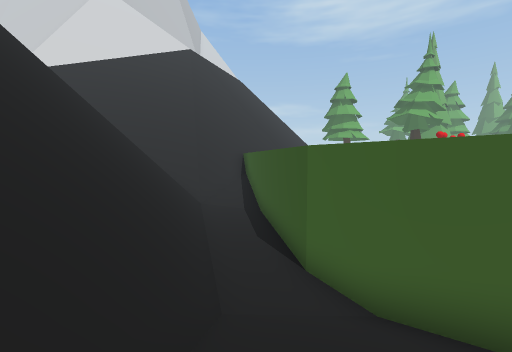
[1] (above)

24 first-person views from a walk through a Unity game level. The camera is 1.2 m above the floor, tilts 4° down and sees 90° across. The floor is counted in squares, 1 m on a side. Each view is taken from the middle of a square. On the plan, view 1 faces up. The plan holds only what a view shows up to about 12 squares ahead; the rest is blank. The place goes on beyond the plan.

[2]
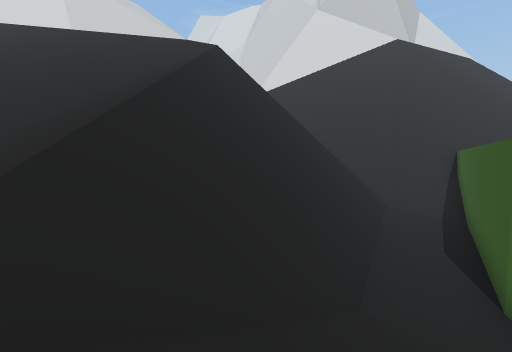

[3]
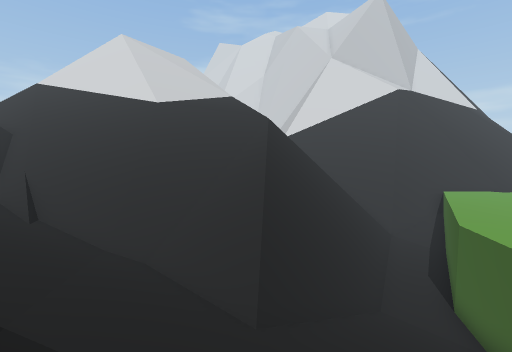

[4]
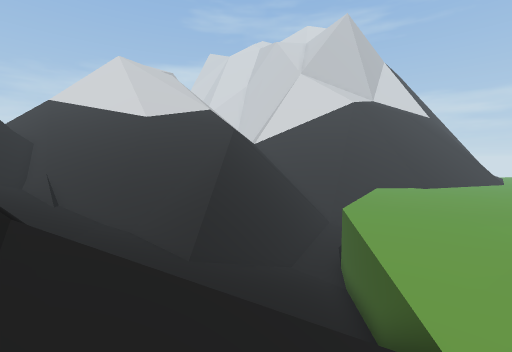

[5]
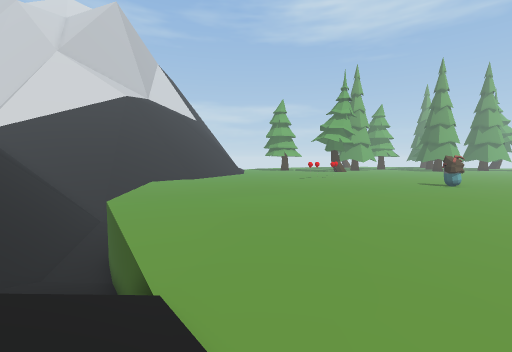

[6]
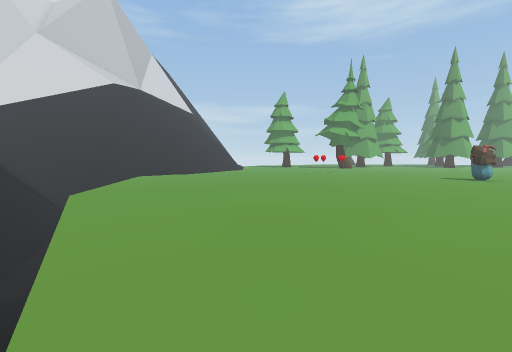

[7]
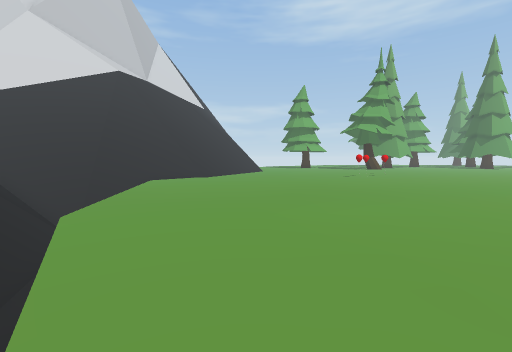

[8]
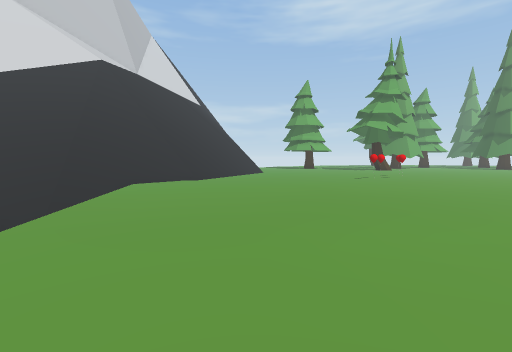

[9]
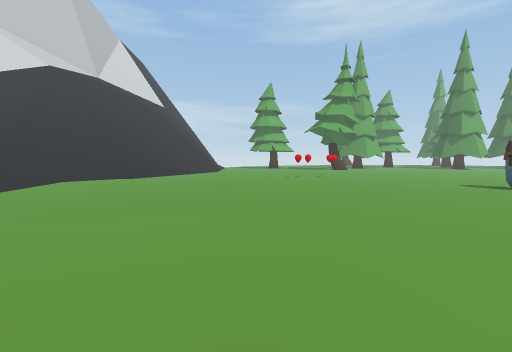

[10]
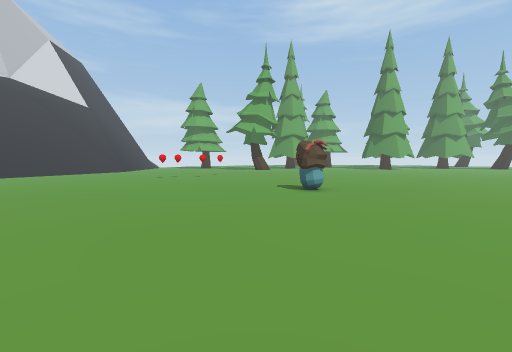

[11]
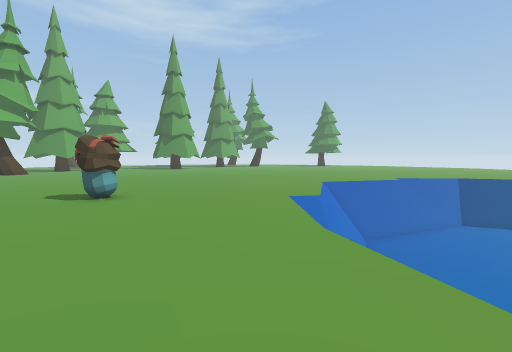

[12]
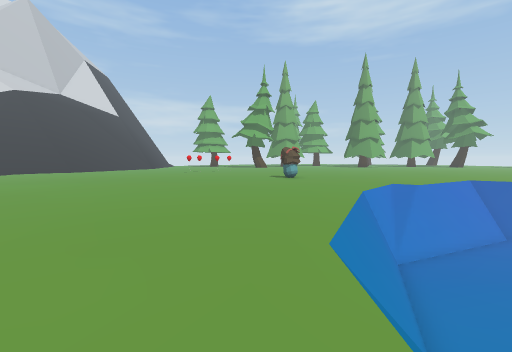

[13]
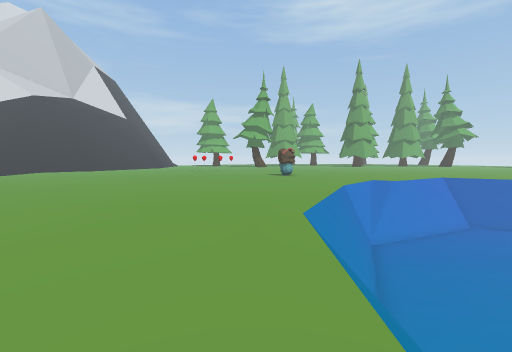

[14]
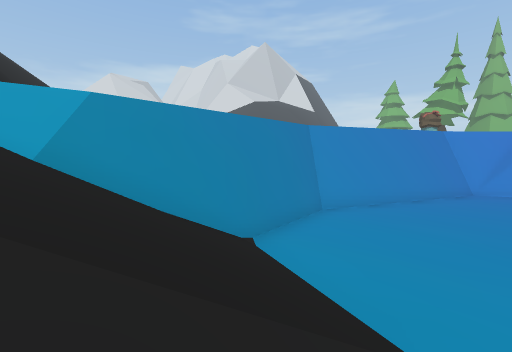

[15]
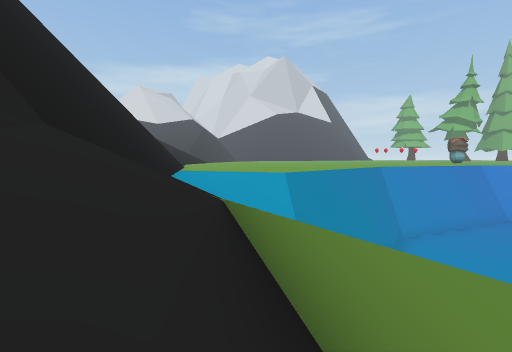

[16]
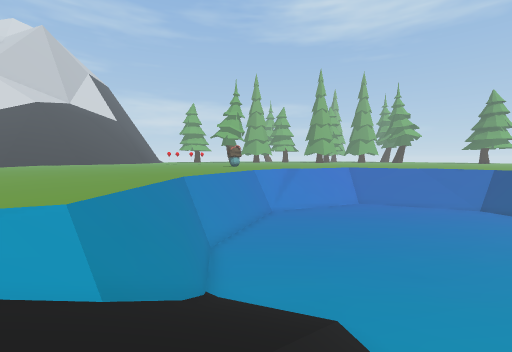

[17]
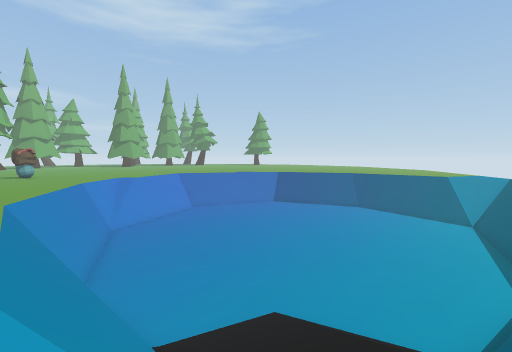

[18]
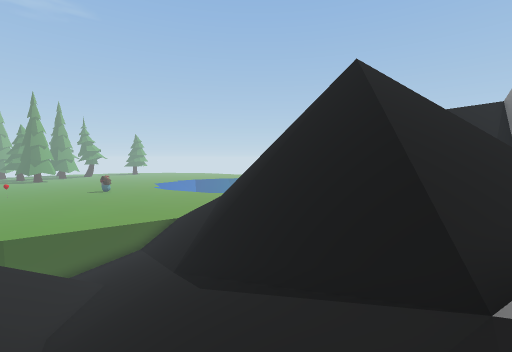

[19]
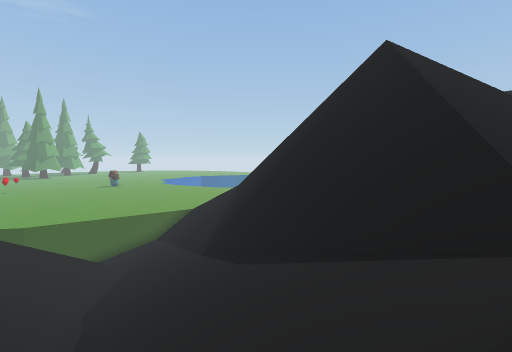

[20]
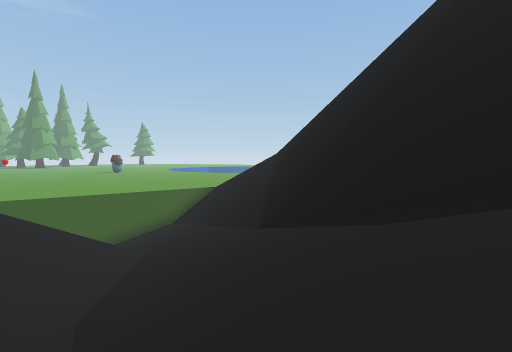

[21]
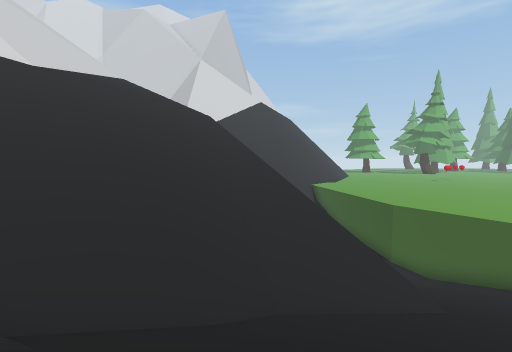

[22]
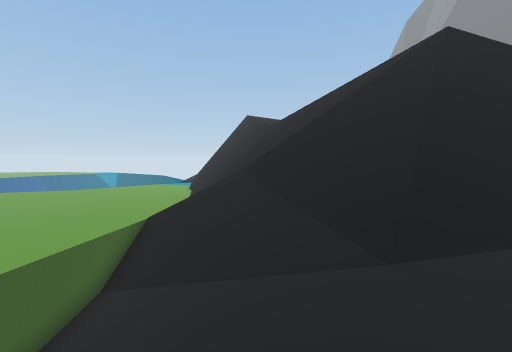

[23]
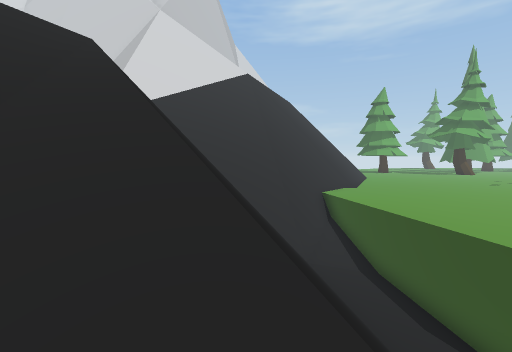

[24]
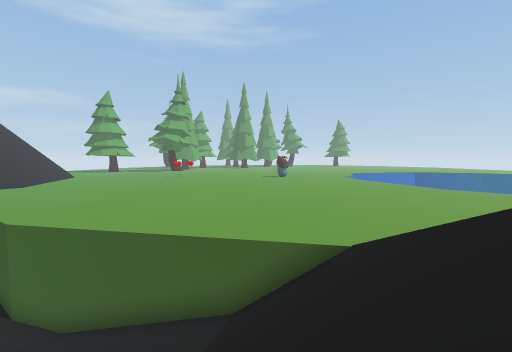

### Floor plan
Key: @ floor where view 1 was taken; # wall or solid block; x gap in a wall; . main floor; - floor 2.25 m lower than the main floor; _ floor 2.75 m lower than the main floor; : floor 3.25 m higher than the main floor; + floor 5 m higher than the main floor; * floor 5.75 m higher than the main floor; / step, stairs or slope; = window, fence, low wall or low ledge; ^ raised ledge; v drop or lower ground; O other object.
Columns run from 16 left of view 1 to 26 right of it. Each row starts with its distance up from view 1.
 14              ###.................... ..
 13         #    ##=...........................
 12       #########=...........................
 11          ==####/#..................OO......
 10            //#=/v..................O.......
  9             /#=-#..........................
  8              #=--..........................
  7             ###--.........................v
  6  ///////// v####-#.....................=###
  5  //////////vv##=-#....................#=#=_
  4  ///////////v #=__#..................v#=___
  3   //////////vv#=//#..................#_____
  2  #==//////////#=///#................v#_____
  1 ^==///////////v=////#...............#=____
  0 =/////////////==@///#..............v#______
 -1     /////////////////=.............#=______
 -2    ///////////////////.............#_______
 -3   /////////////////////............#_______
 -4   ////////////=#///////     .......#_______
 -5      ////////=^####=////     ......#_______
 -6      /  ////######v///      .......#_______
 -7      / ///=###  vv///       ......##///____
 -8        //=### vvv///   ///    ....#=////___
 -9        ==##  vvv///    ///    ==..//////___
-10        #=#  vvv///            =#=.//////___
-11          :x+*vv                v##/// ==#==
-12           xvv                  vv#=///=#
-13                                vv###///
-14
-15
-16
-17                  v
-18                 vv

Positions as (right, up) in squares from view 1, and headings:
1: (0, 0), facing up
2: (1, 0), facing up-left
3: (2, -4), facing up-left
4: (6, -5), facing up-left
5: (7, -5), facing up
6: (7, -3), facing up
7: (5, 0), facing up
8: (5, 2), facing up
9: (9, 1), facing up
10: (17, 1), facing up
11: (17, 2), facing up-right
12: (17, -5), facing up
13: (17, -7), facing up
14: (23, -9), facing up-left
15: (22, -13), facing up-left
16: (21, -12), facing up
17: (18, -11), facing up-right
18: (-11, -7), facing right
19: (-11, -6), facing right
20: (-8, -4), facing right
21: (-5, -6), facing up
22: (-4, 2), facing down-right
23: (-4, 1), facing up
24: (1, -4), facing up-right
